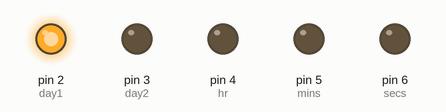
This sketch was run on a simulated Arduino Uno, built with avr-gcc and run on an emulated ATmega328P. Shown: output pins drawn as LEDs (lit = HIGH).

Above: at 0.05 s.
Timing chart, 0 to 3.0 s (numbered marks = the images above):
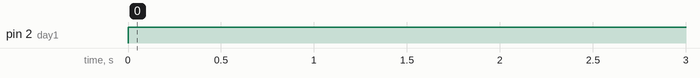

The sketch:

teststartup_.ino
```cpp
#define day1 2
#define day2 3
#define hr 4
#define mins 5
#define secs 6

int clockno,steps,flag;

void setup()
{
  pinMode(day1,OUTPUT);
  pinMode(day2,OUTPUT);
  pinMode(hr,OUTPUT);
  pinMode(mins,OUTPUT);
  pinMode(secs,OUTPUT);
  Serial.begin(9600);

}
void loop()
{
  digitalWrite(day1,LOW);
  delay(1);
  digitalWrite(day1,HIGH);
  delay(1250);

}
void startup()
{
  Serial.println("Enter which clock you what to change ");
  Serial.println("1.DATE CLOCK 1");
  Serial.println("2.DATE CLOCK 2");
  Serial.println("3.HOUR CLOCK ");
  Serial.println("4.MIN CLOCK");
  Serial.println("5.SEC CLOCK");
  clockno=Serial.read();
  clockno=clockno+1;
  Serial.println("Enter the no of steps needed");
  steps=Serial.read();
  for(int i=0;i<steps;i++)
  {
    digitalWrite(clockno,LOW);
    delay(1);
    digitalWrite(clockno,HIGH);
    delay(100);
  }

}
```

Measured:
- by itself, pin 2 (day1): LOW → HIGH at 0.00 s
